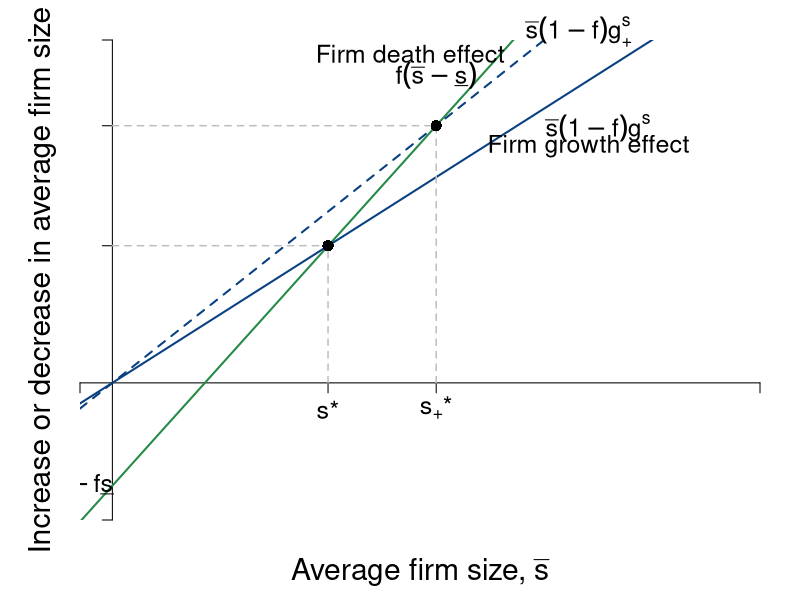

This figure's R source:
#Graph Designer: Simon Halliday + Scott Cohn
#Authors: Bowles and Halliday
#Title: Coordination, Conflict and Competition: A Text in Microeconomics

require(shape)
pdf(file = "firmmarketsupply/firm_size.pdf", width = 9, height = 7)

#Set parameters for graphics
pointsize <- 1.8
axislabelsize <- 1.8
labelsize <- 1.5
namesize <- 1.8
annotatesize <- 1.5
graphlinewidth <- 2
segmentlinewidth <- 1.5

COL <- c("#7fc97f", "#beaed4", "#fdc086", "#ffff99", "#386cb0", "#f0027f", "#bf5b17", "#666666")
COLA <- c("#99d8c9","#66c2a4","#41ae76", "#238b45", "#005824")
COLB <- c("#4eb3d3", "#2b8cbe", "#0868ac","#084081")

par(mar =  c(4, 4, 2, 2))

A <- function(s2 = 2.1, x, pmin = -6) {
  (pmin + s2*x)
}

B <- function(s1 = 1.2, x) {
  (0 + s1*x)
}  

C <- function(s1 = 1.5, x) {
  (0 + s1*x)
}  


xlims <- c(-1, 20)
ylims <- c(-8, 20)

npts <- 501 
x <- seq(xlims[1], xlims[2], length.out = npts)
y <- seq(ylims[1], ylims[2], length.out = npts) 

plot(0, 0, xlim = xlims, ylim = ylims, type = "n",
     xlab = expression(paste("")),
     ylab = expression(paste("")), 
     xaxt = "n", 
     yaxt = "n", 
     cex.lab = axislabelsize, 
     bty = "n",
     xaxs="i", 
     yaxs="i")

ticksy <- seq(from = -7, to = ylims[2], by = 2)
ylabels <- seq(from = 0, to = ylims[2], by = 2)
ticksx <- seq(from = 0, to = xlims[2], by = 2)
xlabels <- seq(from = 0, to = xlims[2], by = 2)


ticksy <- c(-8, 8, 15, ylims[2])
ylabels <- c(NA, NA, NA, NA)
ticksx <- c(-1, 6.66, 10, xlims[2])
xlabels <- c(NA, expression(paste(s,"*")),expression(paste(s["+"],"*")),NA)



axis(1, at = ticksx, pos = 0, labels = xlabels, cex.axis = labelsize)
axis(2, at = ticksy, pos = 0, labels = ylabels, las = 1, cex.axis = labelsize)


npts <- 500 
xx1 <- seq(xlims[1], xlims[2], length.out = npts)

lines(xx1, A(xx1, s2 = 2.1, pmin = -6), col = COLA[4], lwd = graphlinewidth)
lines(xx1, B(xx1, s1 = 1.2), col = COLB[4], lwd = graphlinewidth)
lines(xx1, C(xx1, s1 = 1.5), col = COLB[4], lwd = graphlinewidth, lty=2)

mtext(expression(paste("Average firm size, ", bar(s))), side=1, line = 2.5, cex = axislabelsize)
text(-2, 0.5*ylims[2], expression(paste("")), xpd = TRUE, cex = axislabelsize, srt = 90)
mtext(expression(paste("Increase or decrease in average firm size")), side=2, line = 1, cex = axislabelsize)



segments(0, 8, 6.66, lty = 2, col = "gray" , lwd = segmentlinewidth)
segments(6.66, 0, 6.66, 8, lty = 2, col = "gray" , lwd = segmentlinewidth)
points(6.66, 8, pch = 16, col = "black", cex = 1.5)

segments(0, 15, 10, lty = 2, col = "gray" , lwd = segmentlinewidth)
segments(10, 0, 10, 15, lty = 2, col = "gray" , lwd = segmentlinewidth)

points(10, 15, pch = 16, col = "black", cex = 1.5)
text(-0.65, -5.9, expression(-f*underline(s)), cex = labelsize )

#Label the figures
text(10, A(x=11.4), expression(f(bar(s) - underline(s))),cex = labelsize)
text(15, B(x=12.4), expression(bar(s)(1 - f)*g^s),cex = labelsize)
text(14.4, C(x=12) + 2.5, expression(paste(bar(s)(1 - f)*g["+"]^s)),cex = labelsize, xpd = TRUE)
text(9.2, A(x=12), expression(paste("Firm death effect")), cex = labelsize)
text(14.7, B(x=11.5), expression(paste("Firm growth effect")),cex = labelsize)

dev.off()
